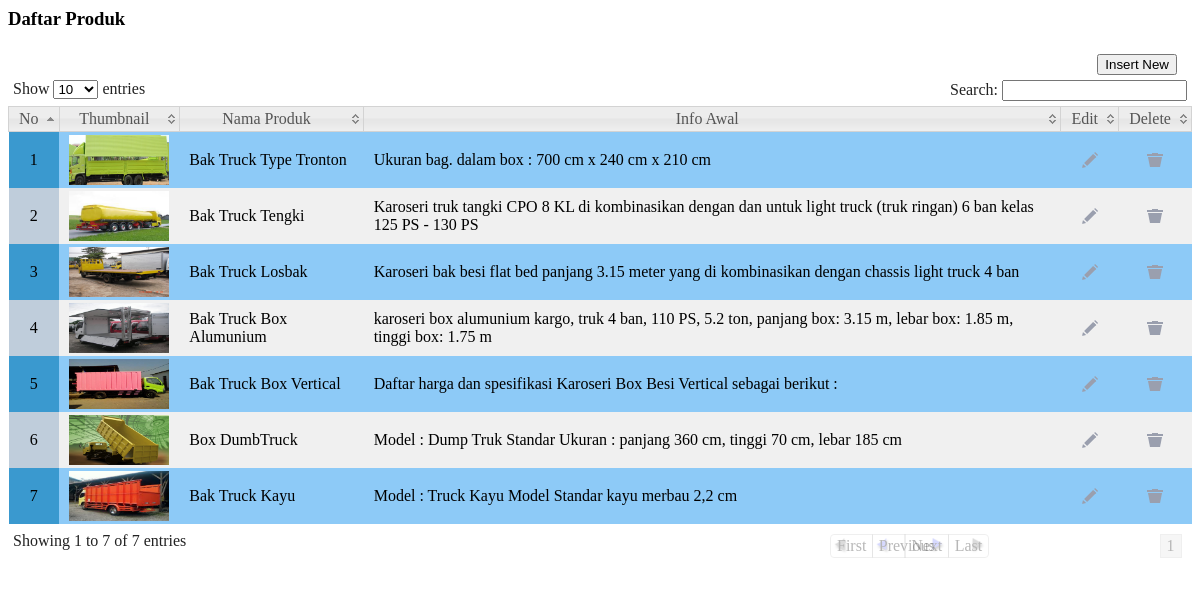
/@JafAdm10DSM/modul/mod_produk/produk.php (signed in), run on the app's committed database.
### tables this page shows
CREATE TABLE IF NOT EXISTS `kategori_produk` (
  `id_kategori` int(5) NOT NULL AUTO_INCREMENT,
  `nama_kategori` varchar(100) NOT NULL,
  `image` varchar(100) NOT NULL,
  `aktif` enum('Y','N') NOT NULL DEFAULT 'Y',
  `deskripsi_awal` varchar(200) NOT NULL,
  `deskripsi` text NOT NULL,
  `seo` varchar(200) NOT NULL,
  PRIMARY KEY (`id_kategori`)
);

### @JafAdm10DSM/modul/mod_produk/produk.php (the view, shortened to what this page needs)
<?php
 if (empty($_SESSION['username']) AND empty($_SESSION['passuser'])){
  echo "<link href='style.css' rel='stylesheet' type='text/css'>
 <center>Untuk mengakses modul, Anda harus login <br>";
  echo "<a href=../../index.php><b>LOGIN</b></a></center>";
}
else { ?>
		<?php
		$aksi="modul/mod_produk/aksi_produk.php";
		switch($_GET[act]){
			default:
		?>
		<article class="module width_full">
			<header><h3 class="tabs_involved">Daftar Produk</h3>
				<input style="float:right; margin-top:5px;margin-right:15px;" type='button'  class='tombol'
				value='Insert New' onclick="location.href='?module=produk&act=insertnew'">
			</header>
		<div class="tab_container">
			<div id="tab1" class="tab_content">
			<table class='display' id='example'>
			<thead>
				<tr>
    				<th>No</th>
    				<th>Thumbnail</th>
    				<th>Nama Produk</th>
    				<th>Info Awal</th>
					<th>Edit</th>
					<th>Delete</th>
				</tr>
			</thead>
			<tbody>
			<?php
				$no=1;
				$produk = mysql_query("SELECT * FROM kategori_produk ORDER BY id_kategori");
				while($m=mysql_fetch_array($produk)){
			?>
				<tr>
    				<td align="center"><?php echo"$no" ?></td>
    				<td align="center"><img width="100px" height="50px" src="../images/produk/<?php echo"$m[image]" ?>"></td>
    				<td><?php echo"$m[nama_kategori]" ?></td>
					<td><?php echo"$m[deskripsi_awal]" ?></td>
    				<td align="center"><a href="<?php echo"?module=produk&act=edit&id=$m[id_kategori]";?>">
					<input type="image" src="images/icn_edit.png" title="Edit"></a></td>
					<td align="center"><a href="<?php echo"$aksi?module=produk&act=hapus&id=$m[id_kategori]";?>"
					onclick="return confirm('Apakah anda yakin menghapus data ini?');"><input type="image" src="images/icn_trash.png" title="Trash"></a></td>
				</tr>
			<?php $no++; } ?>
			</tbody>
			</table>
			</div>
		</div>
		</article>
		<?php break;
		?>
		<?php break;
		 } ?>
<?php } ?>

### @JafAdm10DSM/media/css/demo_table_jui.css (style rules this page uses)
table.display thead th { padding: 3px 0px 3px 10px; cursor: pointer; * cursor: hand; }
table.display { margin: 0 auto; width: 100%; clear: both; border-collapse: collapse; }
table.display td { padding: 3px 10px; }
tr.odd { background-color: #8DCAF7; }
tr.even { background-color: #F0F0F0; }
tr.odd td.sorting_1 { background-color: #3A99CF; }
tr.even td.sorting_1 { background-color: #BFCDDB; }

### data on the page
kategori_produk: image (picture), nama_kategori "Bak Truck Type Tronton", deskripsi_awal "Ukuran bag. dalam box : 700 cm x 240 cm x 210 cm"
kategori_produk: image (picture), nama_kategori "Bak Truck Tengki", deskripsi_awal "Karoseri truk tangki CPO 8 KL di kombinasikan dengan dan untuk light truck (truk ringan) 6 ban kelas 125 PS - 130 PS"
kategori_produk: image (picture), nama_kategori "Bak Truck Losbak", deskripsi_awal "Karoseri bak besi flat bed panjang 3.15 meter yang di kombinasikan dengan chassis light truck 4 ban"
kategori_produk: image (picture), nama_kategori "Bak Truck Box Alumunium", deskripsi_awal "karoseri box alumunium kargo, truk 4 ban, 110 PS, 5.2 ton, panjang box: 3.15 m, lebar box: 1.85 m, tinggi box: 1.75 m"
kategori_produk: image (picture), nama_kategori "Bak Truck Box Vertical", deskripsi_awal "Daftar harga dan spesifikasi Karoseri Box Besi Vertical sebagai berikut :"
kategori_produk: image (picture), nama_kategori "Box DumbTruck", deskripsi_awal "Model : Dump Truk Standar Ukuran : panjang 360 cm, tinggi 70 cm, lebar 185 cm"
kategori_produk: image (picture), nama_kategori "Bak Truck Kayu", deskripsi_awal "Model : Truck Kayu Model Standar kayu merbau 2,2 cm"
